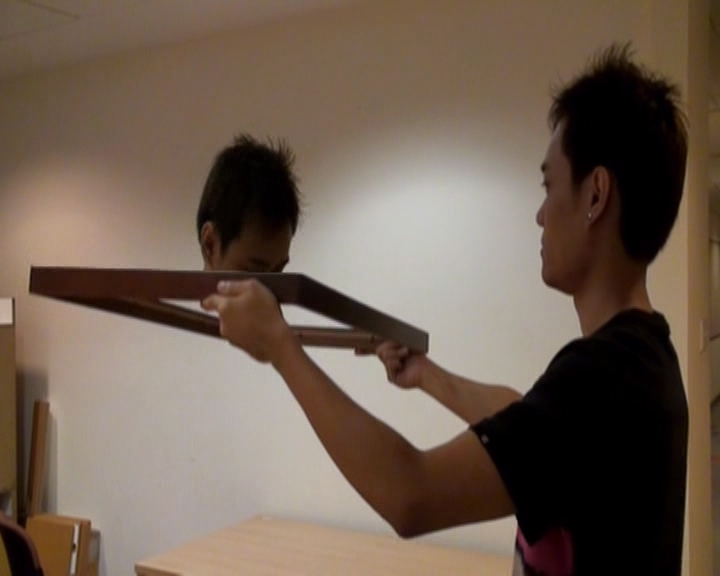
#> input picture lab5/motion0025.jpg, 720 x 576 px
$ python track.py
#> lines starting #> are read from the running program, lines starting #| are printed output that depends on the picture
# motion tracking by Lucas-Kanade tracker.
import cv2

# Read two images.
im1 = cv2.imread("motion0025.jpg")
#> im1 is the input picture: shape (576, 720, 3); mean B, G, R 81.7, 95.3, 112
im2 = cv2.imread("motion0026.jpg")
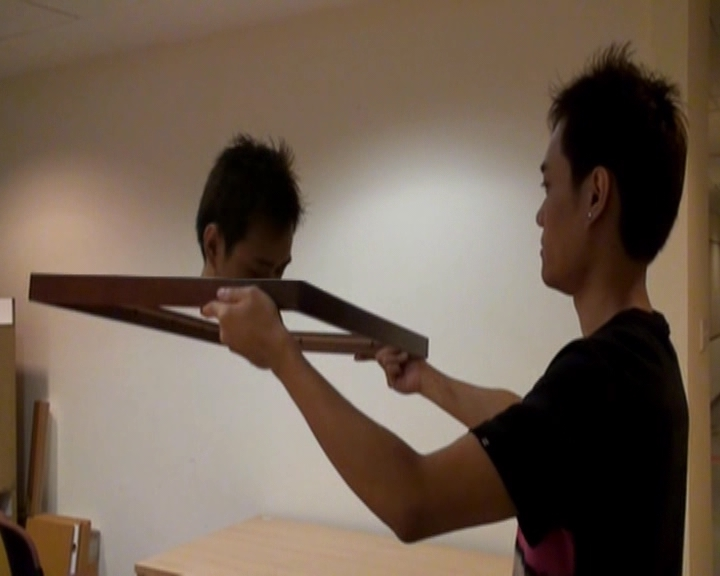
#> input picture lab5/motion0026.jpg, 720 x 576 px
#> im2 is the input picture: shape (576, 720, 3); mean B, G, R 81.1, 95.2, 111.6
gs_im1 = cv2.cvtColor(im1, cv2.COLOR_BGR2GRAY)
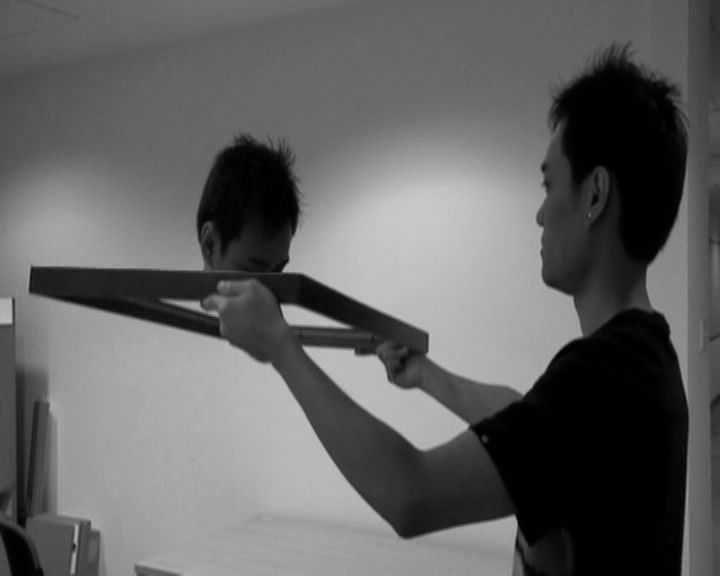
#> gs_im1: shape (576, 720); min 0, max 201, mean 98.7
gs_im2 = cv2.cvtColor(im2, cv2.COLOR_BGR2GRAY)
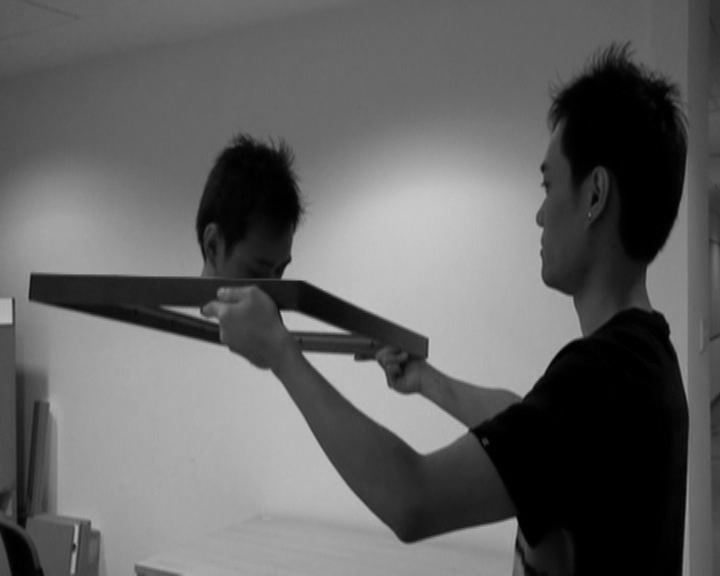
#> gs_im2: shape (576, 720); min 0, max 201, mean 98.5
width, height = gs_im1.shape
#> width = 576; height = 720

# Get good features to track
# These parameters seem's good.
nb_corners_to_track = 40
quality_level = 0.03
min_distance_between_corners = 10
p0 = cv2.goodFeaturesToTrack(gs_im1, nb_corners_to_track, quality_level, min_distance_between_corners, False)
#> p0 = 40 rows, first 8: [283, 271], [281, 305], [303, 346], [32, 267], [353, 349], [514, 515], [581, 335], [217, 315]

# Call tracker.
p1, st, err = cv2.calcOpticalFlowPyrLK(gs_im1, gs_im2, p0, None, (3,3))
#> p1 = 40 rows, first 8: [281.1, 277.5], [280.9, 311.3], [303, 351.7], [31.74, 273.8], [352.6, 354.5], [514.8, 517.3], [581, 335.3], [217, 321.4]; st = 40 values from 1 to 1; err = 40 values, max 13.45 at index 33, min 0.446 at index 20, mean 2.56
print(len(p1))
#| 40

for i,(new,old) in enumerate(zip(p1,p0)):
    a,b = new.ravel()
    c,d = old.ravel()
    im1 = cv2.circle(im1, (c,d), 3, (255,255,255), -1)
    im2 = cv2.circle(im2, (a,b), 3, (255,255,255), -1)
#> this loop made 40 passes
#> (a, b, c, d) on passes 1 to 12: (281.1, 277.5, 283, 271), (280.9, 311.3, 281, 305), (303, 351.7, 303, 346), (31.74, 273.8, 32, 267), (352.6, 354.5, 353, 349), (514.8, 517.3, 514, 515), (581, 335.3, 581, 335), (217, 321.4, 217, 315), (13.03, 298, 13, 298), (197.9, 308.5, 198, 302), (72, 572.1, 72, 572), (10.04, 321, 10, 321)
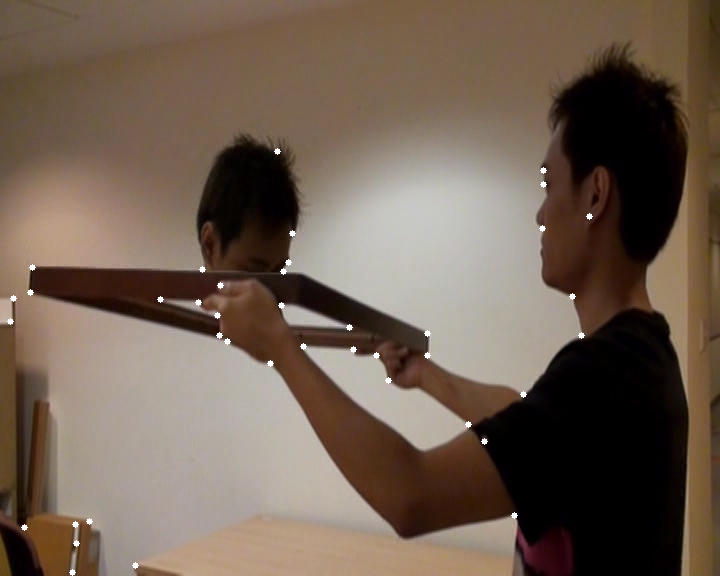
#> im1: shape (576, 720, 3); mean B, G, R 82.2, 95.7, 112.4
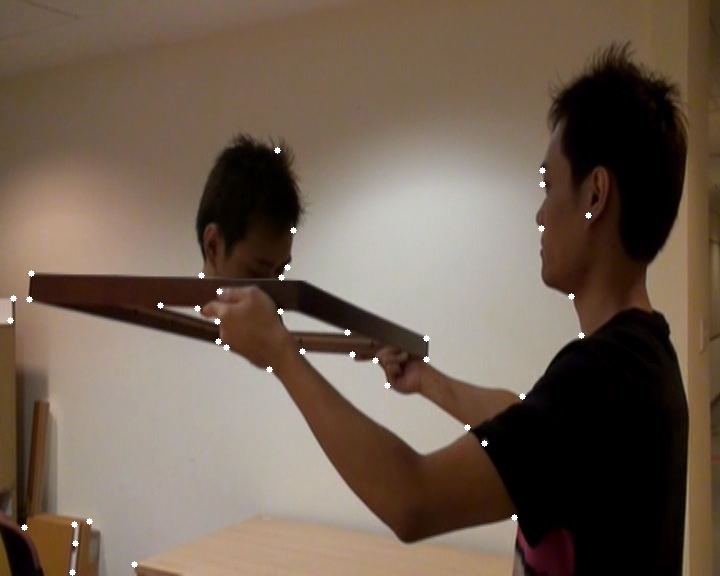
#> im2: shape (576, 720, 3); mean B, G, R 81.6, 95.6, 112

print(len(p1))
#| 40

cv2.imwrite("track0025.jpg", im1)
cv2.imwrite("track0026.jpg", im2)
